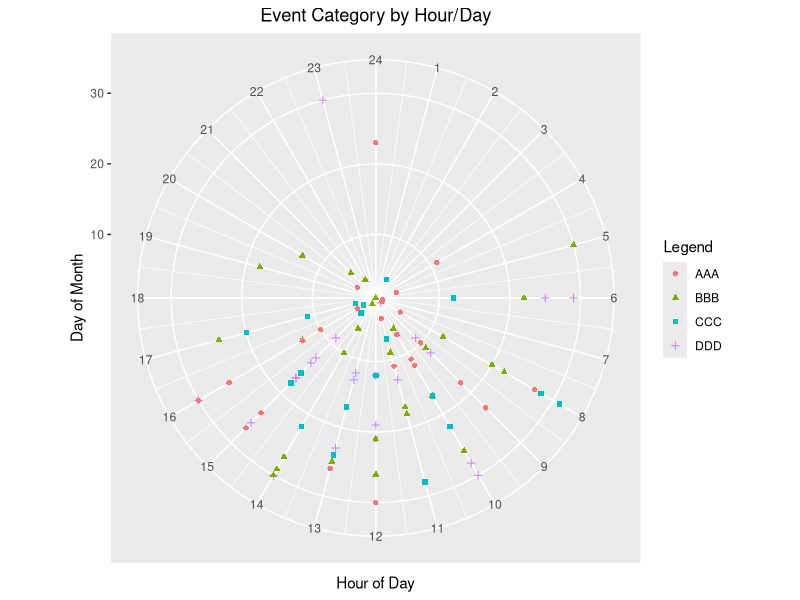
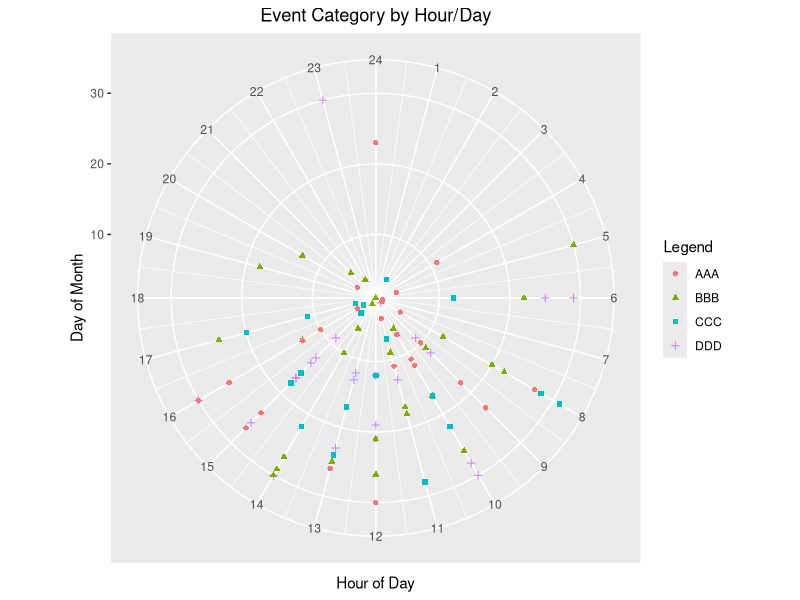

Recreate these plots in R, in order.
# Time series analysis in a circular axis plot

### This is a plot of some known events and possible sub-events that can occur
### every hour and every day for n years.

## Packages and Libraries
install.packages("tidyverse")
install.packages("ggplot2")
library("ggplot2")

## Data Import
data = read.csv("data/test_generated_circleplot.csv", header=TRUE, 
                fileEncoding="UTF-8-BOM")
attach(data)

## Extract year, month, day from date
data$date = format(data$date, format = "%m/%d/%Y")
data$time = as.numeric(data$time)
data$year = as.numeric(format(as.Date(data$date, format="%m/%d/%Y"), "%Y"))
data$month = as.numeric(format(as.Date(data$date, format="%m/%d/%Y"), "%m"))
data$day = as.numeric(format(as.Date(data$date, format="%m/%d/%Y"), "%d"))

monthdays = c(31,28,31,30,31,30,31,31,30,31,30,31)

as.matrix(data)

## Plot circular time series by category, hour of day, and numeric day
ggplot(data, mapping=aes(x=time, y=day)) +
  geom_point(aes(shape=category, color=category)) +
  scale_x_continuous(breaks=1:24, labels=c(1:24)) +
  coord_polar() +
  labs(title="Event Category by Hour/Day", 
       x="Hour of Day", y="Day of Month",
       color="Legend", shape="Legend") +
  theme(plot.title=element_text(hjust=.5), 
        axis.text.x=element_text(family=""),
        axis.text.y=element_text(family="")) +
  expand_limits(x=0) # corrects x axis start point

## Save plot
ggsave("figs/0_event-category-hourday.png")
